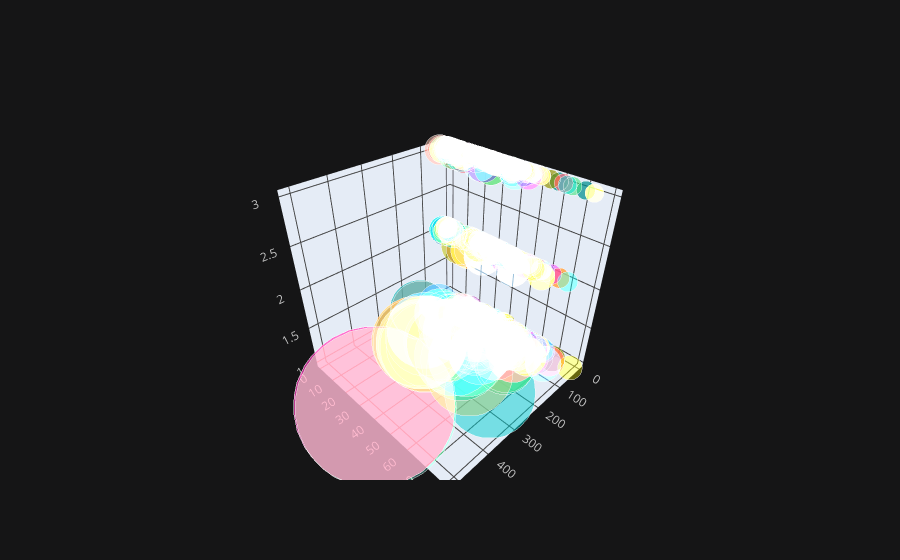

The code cell stored with this chart in its notebook:
### Code cell
titanic.iplot(x='fare',y='age',z='pclass',kind="bubble3d",size='fare')

### Figure 1 — Plotly figure (JSON) as saved in the notebook; plotly's stock layout.template omitted (floating-point values rounded to 4 significant figures; data arrays with more than 128 entries replaced by an {"elided": "..."} marker saying what was removed)
{"data": [{"marker": {"color": {"elided": "891 str values"}, "opacity": 0.8, "size": {"elided": "891 int values"}, "symbol": "circle"}, "mode": "markers", "text": {"elided": "891 str values"}, "type": "scatter3d", "x": {"elided": "891 float values"}, "y": {"elided": "891 float values"}, "z": {"elided": "891 int values"}}], "layout": {"legend": {"bgcolor": "#151516", "font": {"color": "#D9D9D9"}}, "paper_bgcolor": "#151516", "plot_bgcolor": "#151516", "scene": {"xaxis": {"gridcolor": "#434343", "showgrid": true, "tickfont": {"color": "#C2C2C2"}, "title": {"font": {"color": "#D9D9D9"}, "text": ""}, "zerolinecolor": "#666570"}, "yaxis": {"gridcolor": "#434343", "showgrid": true, "tickfont": {"color": "#C2C2C2"}, "title": {"font": {"color": "#D9D9D9"}, "text": ""}, "zerolinecolor": "#666570"}, "zaxis": {"gridcolor": "#434343", "showgrid": true, "tickfont": {"color": "#C2C2C2"}, "title": {"font": {"color": "#D9D9D9"}, "text": ""}, "zerolinecolor": "#666570"}}, "title": {"font": {"color": "#D9D9D9"}}}}
